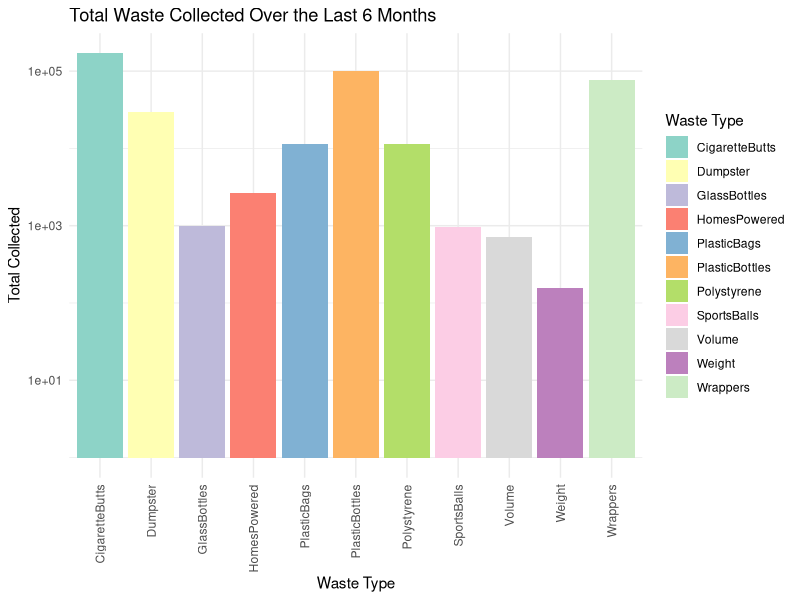
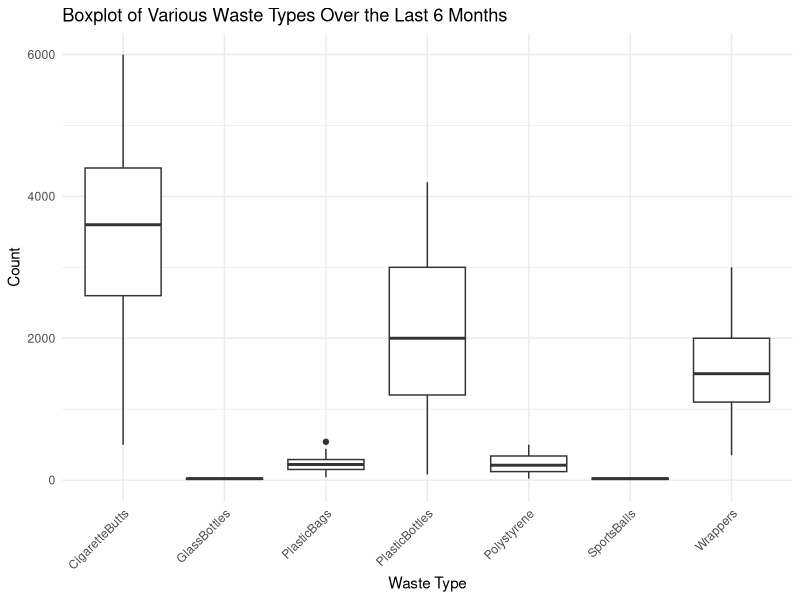
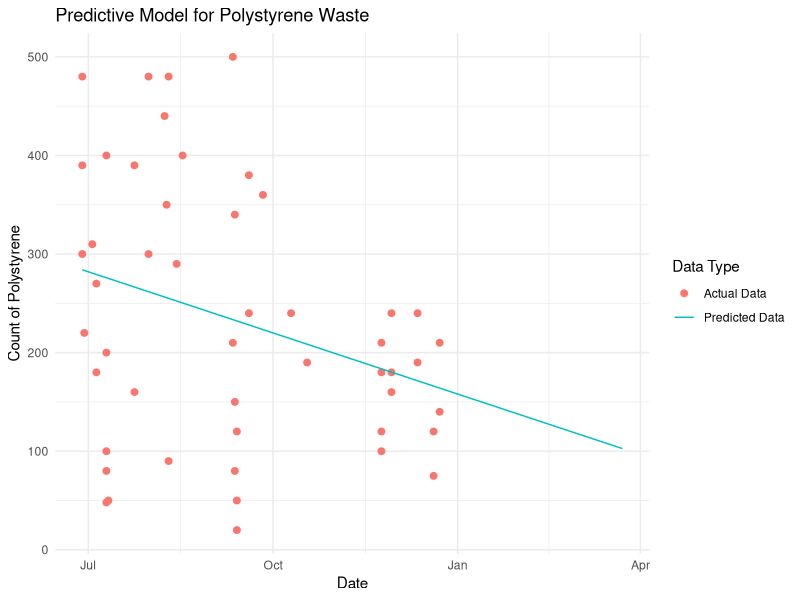
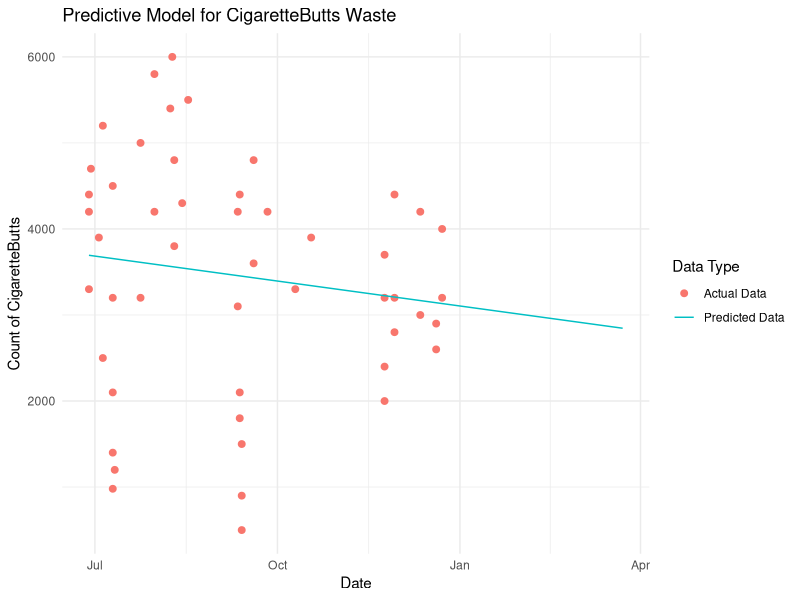
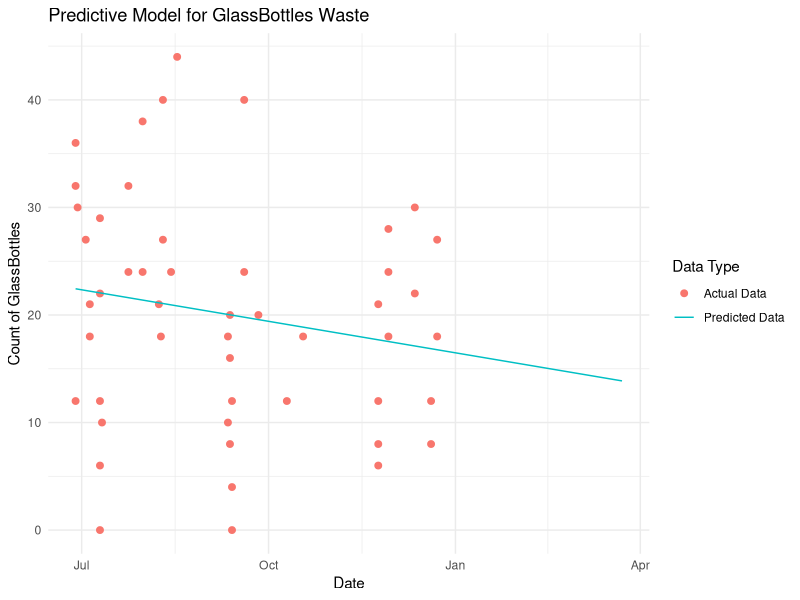
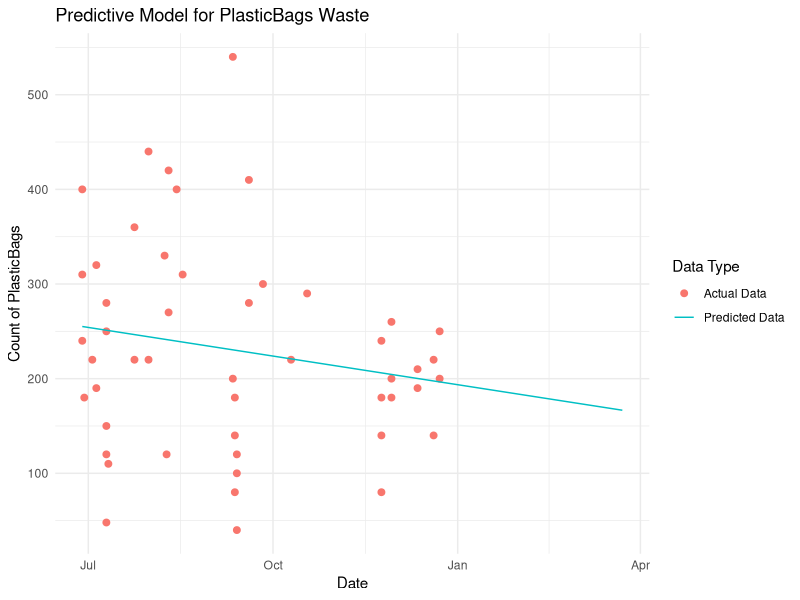
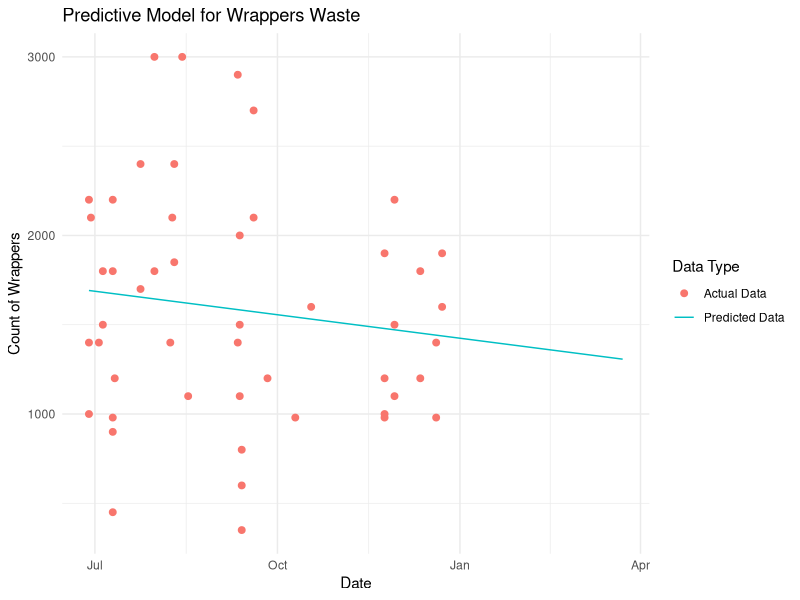
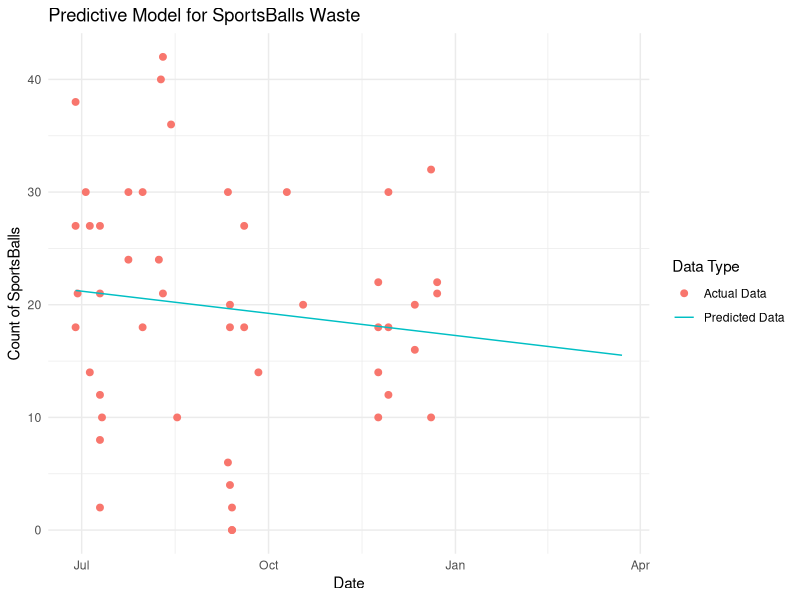

The R source for these figures, in order:
## ---- chunk 1
library(dplyr)
library(lubridate)
library(ggplot2)
library(tidyr)

# Read the CSV file
data <- read.csv("data/trashwheel.csv")
data$Date <- as.Date(data$Date, format = "%m/%d/%Y")
## ---- chunk 2
# Filter data for the last 6 months
recent_data <- data %>%
  filter(Date > max(Date) %m-% months(6))

head(recent_data)
## ---- chunk 3
sums_recent <- recent_data %>%
  select(-Year) %>%
  select(-Date) %>%
  summarise(across(where(is.numeric), sum, na.rm = TRUE))

head(sums_recent)
## ---- chunk 4
sums_recent <- pivot_longer(sums_recent, cols = everything(), names_to = "Waste_Type", values_to = "Total")

print(sums_recent)
## ---- chunk 5
ggplot(sums_recent, aes(x = Waste_Type, y = Total, fill = Waste_Type)) +
  geom_bar(stat = "identity") +
  scale_y_log10() +
  theme_minimal() +
  theme(axis.text.x = element_text(angle = 90, vjust = 0.5, hjust=1)) +
  labs(title = "Total Waste Collected Over the Last 6 Months",
       x = "Waste Type",
       y = "Total Collected",
       fill = "Waste Type") +
  scale_fill_brewer(palette = "Set3")
## ---- chunk 6
recent_data_long <- recent_data %>%
  select(Date, PlasticBottles, Polystyrene, CigaretteButts, GlassBottles,
         PlasticBags, Wrappers, SportsBalls) %>%
  gather(key = "Waste_Type", value = "Count", -Date)

print(recent_data_long)
## ---- chunk 7
ggplot(recent_data_long, aes(x = Waste_Type, y = Count)) + 
  geom_boxplot() +
  theme_minimal() +
  labs(title = "Boxplot of Various Waste Types Over the Last 6 Months",
       x = "Waste Type",
       y = "Count") +
  theme(axis.text.x = element_text(angle = 45, hjust = 1))
## ---- chunk 8
summary_stats <- recent_data_long %>%
  group_by(Waste_Type) %>%
  summarise(Median_Count = median(Count),
            IQR = IQR(Count),
            Lower_Whisker = quantile(Count, 0.25) - 1.5 * IQR(Count),
            Upper_Whisker = quantile(Count, 0.75) + 1.5 * IQR(Count),
            Mean_Count = mean(Count))

# Print the summary statistics
print(summary_stats)
## ---- chunk 9
recent_data_long$Date_numeric <- as.numeric(recent_data_long$Date - min(recent_data_long$Date))

# List of waste types to model
waste_types <- c("Polystyrene", "CigaretteButts", "GlassBottles", "PlasticBags", "Wrappers", "SportsBalls")

# Initialize an empty list to store models
models <- list()

# Loop over waste types, fit model, and store
for(waste in waste_types) {
  model <- lm(Count ~ Date_numeric, data = filter(recent_data_long, Waste_Type == waste))
  models[[waste]] <- model
}

# Display summaries of all models
lapply(models, summary)
## ---- chunk 10
# Function to create prediction plots for a given waste type
create_prediction_plot <- function(waste) {
  # Extending the prediction range to include the next 3 months
  max_date_numeric <- max(recent_data_long$Date_numeric)
  future_extend <- as.numeric((max(recent_data_long$Date) %m+% months(3)) - max(recent_data_long$Date))
  prediction_data <- data.frame(Date_numeric = seq(min(recent_data_long$Date_numeric), max_date_numeric + future_extend, by = 1))
  prediction_data$Predicted_Count <- predict(models[[waste]], newdata = prediction_data)
  prediction_data$Date <- min(recent_data_long$Date) + prediction_data$Date_numeric * days(1)

  # Plotting
  p <- ggplot(filter(recent_data_long, Waste_Type == waste), aes(x = Date, y = Count)) +
    geom_point(aes(color = "Actual Data"), size = 2) +
    geom_line(data = prediction_data, aes(x = Date, y = Predicted_Count, color = "Predicted Data")) +
    theme_minimal() +
    labs(title = paste("Predictive Model for", waste, "Waste"),
         x = "Date",
         y = paste("Count of", waste),
         color = "Data Type")

  return(p)
}
## ---- chunk 11
# Use the function to create plots
plot_list <- lapply(waste_types, create_prediction_plot)

plot_list[[1]]

## ---- chunk 12
plot_list[[2]]
## ---- chunk 13
plot_list[[3]]
## ---- chunk 14
plot_list[[4]]
## ---- chunk 15
plot_list[[5]]
## ---- chunk 16
plot_list[[6]]
## ---- chunk 17
# Prepare data for line graph
line_data <- recent_data %>%
  select(Date, PlasticBottles, Polystyrene, CigaretteButts, GlassBottles, PlasticBags, Wrappers, SportsBalls) %>%
  pivot_longer(cols = -Date, names_to = "Waste_Type", values_to = "Count")

# Create a line graph
ggplot(line_data, aes(x = Date, y = Count, color = Waste_Type)) +
  geom_line() +
  labs(title = "Trends in Waste Disposal Over the Last 6 Months",
       x = "Date",
       y = "Count") +
  theme_minimal()
## ---- chunk 18
library(ggplot2)
library(dplyr)

# Calculate error margin for IQR (taking half of the IQR as the error margin for simplicity)
summary_stats <- summary_stats %>%
  mutate(Error_Margin = IQR / 2)

# Create a multi-faceted bar chart with error bars
ggplot(summary_stats, aes(x = Waste_Type, y = Median_Count, fill = Waste_Type)) +
  geom_bar(stat = "identity", position = position_dodge()) +
  geom_errorbar(aes(ymin = Median_Count - Error_Margin, ymax = Median_Count + Error_Margin), width = 0.25) +
  facet_wrap(~ Waste_Type, scales = "free_x") +
  theme_minimal() +
  labs(title = "Median Count of Various Waste Types with IQR Error Bars",
       x = "Waste Type",
       y = "Median Count") +
  theme(axis.text.x = element_blank(), axis.ticks.x = element_blank()) 
